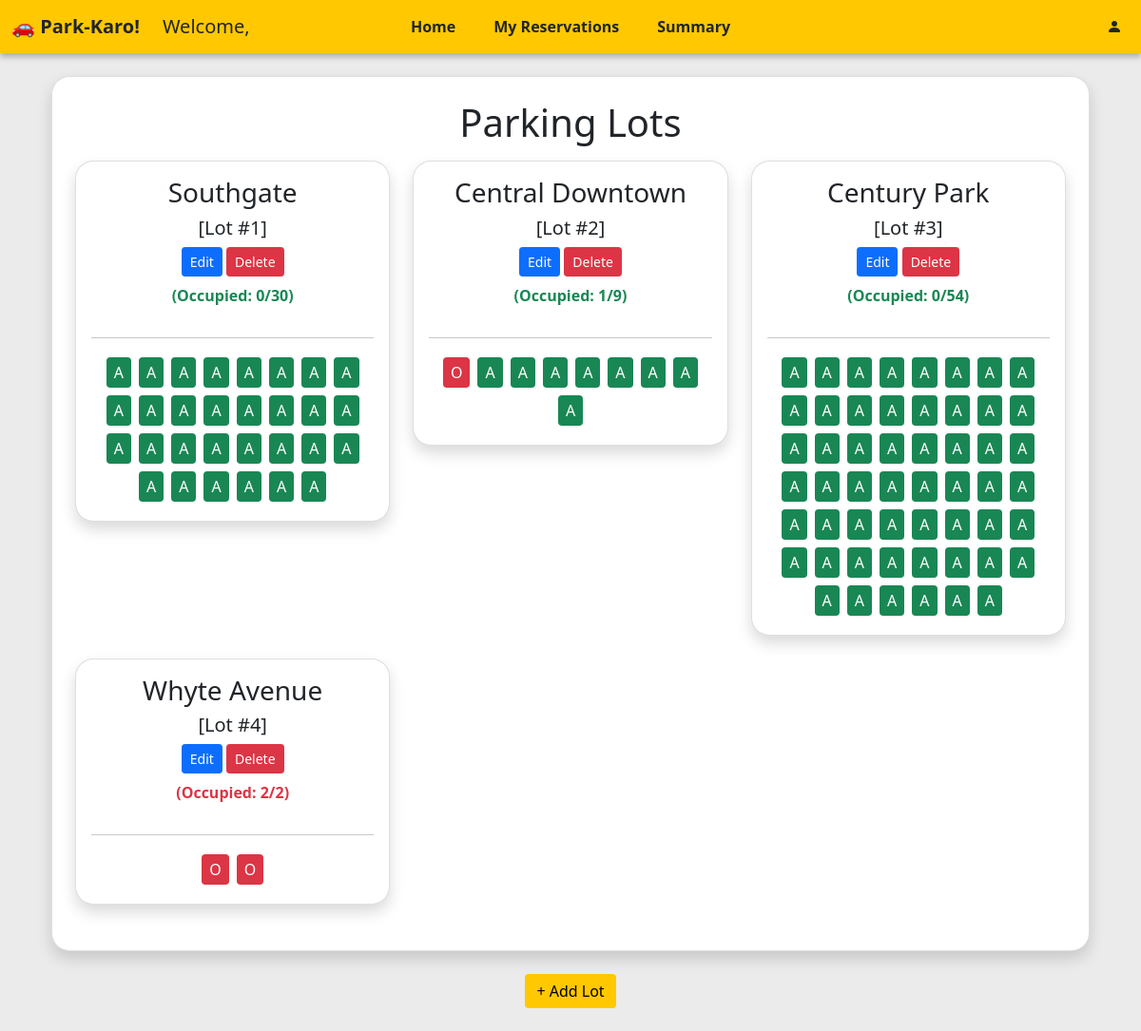
Before: /admin/dashboard with the older database file.
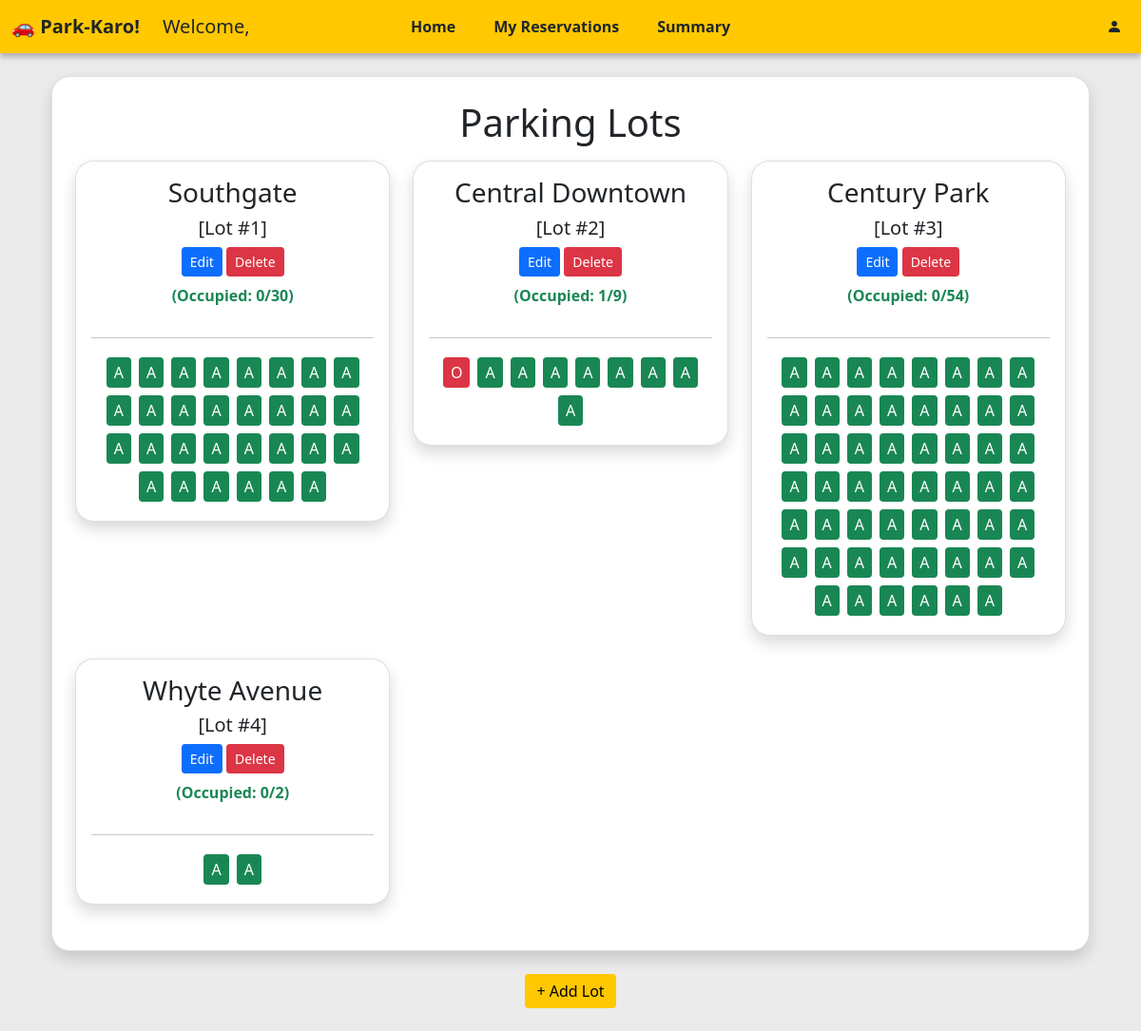
After: the same page with the newer database file.
### models/lot.py (models this page shows)
class Lot(db.Model):
    __tablename__ = 'parkinglot'
    id = db.Column(db.Integer, primary_key=True)
    name = db.Column(db.String(50), nullable=False)
    price_per_hour = db.Column(db.Float, nullable=False)
    address = db.Column(db.String(200), nullable=False)
    pincode = db.Column(db.String(10), nullable=False)
    total_spots = db.Column(db.Integer, nullable=False)
    spots = db.relationship('Spot', backref='lot', lazy=True)

### models/spot.py (models this page shows)
class Spot(db.Model):
    __tablename__ = 'parkingspot'
    id = db.Column(db.Integer, primary_key=True)
    lot_id = db.Column(db.Integer, db.ForeignKey('parkinglot.id'), nullable=False)
    spot_number = db.Column(db.String(20), nullable=False)
    status= db.Column(db.Boolean, default=False)
    reservations = db.relationship('Reserve', backref='spot', lazy=True)

### controllers/auth.py (the view)
@api.route("/admin/dashboard")
def admin_dashboard():
    user_id = session.get("user_id")
    user = User.query.get(user_id)
    lots = Lot.query.all()
    return render_template("admin/dashboard.html", lots=lots, user=user, is_admin=True)

### app.py (called while the page is built)
def create_app():
    app = Flask(__name__)
    app.config['SQLALCHEMY_DATABASE_URI'] = 'sqlite:///parking.db'
    app.config['SQLALCHEMY_TRACK_MODIFICATIONS'] = False
    app.secret_key = "shh-its-a-secret"
    db.init_app(app)
    from models import lot, spot, reserve, user
    with app.app_context():
        db.create_all()
        if not User.query.filter_by(id=0).first():
            db.session.add(User(
                id=0,
                name='admin',
                email='admin@email.com',
                password=generate_password_hash('admin'),
                is_admin=True,
            ))
            db.session.commit()
    app.register_blueprint(auth_api)
    @app.route("/")
    def home():
        return render_template("home.html")
    @app.context_processor
    def inject_request():
        return dict(request=request)
    return app

### templates/admin/dashboard.html (shortened to what this page needs)
  {% extends "dash_layout.html" %}
  {% block content %}
  <div class="container mt-4">
    <div class="card shadow rounded p-4">
      <h1 class="mb-3 fw-normal text-center">Parking Lots</h1>
    <div class="row">
      {% for lot in lots %}
      <div class="col-md-4 mb-4">
        <div class="card shadow p-3 rounded">
          <h3 class="card-title fw-normal text-center">{{ lot.name }}<br><h5 class="card-title fw-normal text-center">[Lot #{{ lot.id }}]</h5></h3>
          <div class="text-center mb-2">
            <a href="{{ url_for('auth.edit_lot', lot_id=lot.id) }}" class="btn btn-primary btn-sm">Edit</a>
            <a href="{{ url_for('auth.delete_lot', lot_id=lot.id) }}" class="btn btn-danger btn-sm">Delete</a>
          </div>
          {% set occupied = lot.total_spots - lot.spots | selectattr('status', 'equalto', False) | list | length %}
          {% set is_full = occupied == lot.total_spots %}
          <p class="text-center fw-bold {{ 'text-danger' if is_full else 'text-success' }}">
            (Occupied: {{ occupied }}/{{ lot.total_spots }})
          </p>
          <hr>
          <div class="d-flex flex-wrap justify-content-center">
          {% for spot in lot.spots %}
          {% if not spot.status %}
            <a href="{{ url_for('auth.view_spot', spot_id=spot.id) }}" class="text-dark text-decoration-none">
              <div class="m-1 px-2 py-1 bg-success text-white rounded">A</div>
            </a>
          {% else %}
            <a href="{{ url_for('auth.view_spot', spot_id=spot.id) }}" class="text-dark text-decoration-none">
              <div class="m-1 px-2 py-1 bg-danger text-white rounded">O</div>
            </a>
          {% endif %}
        {% endfor %}
        </div>
        </div>
      </div>
      {% endfor %}
    </div>
  </div>
      <div class="d-flex justify-content-center mt-4 mb-4">
        <a href="{{ url_for('auth.add_lot') }}" class="btn btn-warning">+ Add Lot</a>
      </div>
    </div>
  </div>
  {% endblock %}

Changed rows visible on the page:
computed for Lot "Whyte Avenue": total_spots "2" → "0"
changed Spot (number 94 of 95 on the later page): status "O" → "A"
changed Spot (number 95 of 95 on the later page): status "O" → "A"
